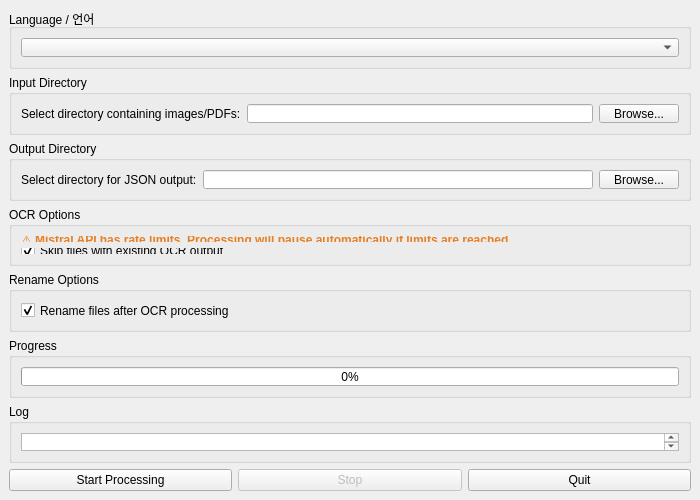
<?xml version="1.0" encoding="UTF-8"?>
<ui version="4.0">
 <class>MainWindow</class>
 <widget class="QMainWindow" name="MainWindow">
  <property name="geometry">
   <rect>
    <x>0</x>
    <y>0</y>
    <width>700</width>
    <height>500</height>
   </rect>
  </property>
  <property name="minimumSize">
   <size>
    <width>700</width>
    <height>500</height>
   </size>
  </property>
  <property name="windowTitle">
   <string>OCR Document Processor</string>
  </property>
  <widget class="QWidget" name="centralwidget">
   <layout class="QVBoxLayout" name="verticalLayout">
    <property name="spacing">
     <number>6</number>
    </property>
    <property name="sizeConstraint">
     <enum>QLayout::SetDefaultConstraint</enum>
    </property>
    <item>
     <widget class="QGroupBox" name="lang_group">
      <property name="sizePolicy">
       <sizepolicy hsizetype="Preferred" vsizetype="Minimum">
        <horstretch>0</horstretch>
        <verstretch>0</verstretch>
       </sizepolicy>
      </property>
      <property name="title">
       <string>Language / 언어</string>
      </property>
      <layout class="QHBoxLayout" name="horizontalLayout">
       <item>
        <widget class="QComboBox" name="lang_combo"/>
       </item>
      </layout>
     </widget>
    </item>
    <item>
     <widget class="QGroupBox" name="input_group">
      <property name="sizePolicy">
       <sizepolicy hsizetype="Preferred" vsizetype="Minimum">
        <horstretch>0</horstretch>
        <verstretch>0</verstretch>
       </sizepolicy>
      </property>
      <property name="title">
       <string>Input Directory</string>
      </property>
      <layout class="QHBoxLayout" name="horizontalLayout_2">
       <item>
        <widget class="QLabel" name="input_label">
         <property name="text">
          <string>Select directory containing images/PDFs:</string>
         </property>
        </widget>
       </item>
       <item>
        <widget class="QLineEdit" name="input_path">
         <property name="readOnly">
          <bool>true</bool>
         </property>
        </widget>
       </item>
       <item>
        <widget class="QPushButton" name="browse_btn">
         <property name="text">
          <string>Browse...</string>
         </property>
        </widget>
       </item>
      </layout>
     </widget>
    </item>
    <item>
     <widget class="QGroupBox" name="output_group">
      <property name="sizePolicy">
       <sizepolicy hsizetype="Preferred" vsizetype="Minimum">
        <horstretch>0</horstretch>
        <verstretch>0</verstretch>
       </sizepolicy>
      </property>
      <property name="title">
       <string>Output Directory</string>
      </property>
      <layout class="QHBoxLayout" name="horizontalLayout_3">
       <item>
        <widget class="QLabel" name="output_label">
         <property name="text">
          <string>Select directory for JSON output:</string>
         </property>
        </widget>
       </item>
       <item>
        <widget class="QLineEdit" name="output_path">
         <property name="readOnly">
          <bool>true</bool>
         </property>
        </widget>
       </item>
       <item>
        <widget class="QPushButton" name="output_browse_btn">
         <property name="text">
          <string>Browse...</string>
         </property>
        </widget>
       </item>
      </layout>
     </widget>
    </item>
    <item>
     <widget class="QGroupBox" name="options_group">
      <property name="sizePolicy">
       <sizepolicy hsizetype="Preferred" vsizetype="Minimum">
        <horstretch>0</horstretch>
        <verstretch>0</verstretch>
       </sizepolicy>
      </property>
      <property name="title">
       <string>OCR Options</string>
      </property>
      <layout class="QVBoxLayout" name="verticalLayout_2">
       <item>
        <layout class="QHBoxLayout" name="rate_limit_box">
         <item>
          <widget class="QLabel" name="rate_limit_label">
           <property name="styleSheet">
            <string notr="true">color: #E67E22; font-weight: bold;</string>
           </property>
           <property name="text">
            <string>⚠️ Mistral API has rate limits. Processing will pause automatically if limits are reached.</string>
           </property>
          </widget>
         </item>
        </layout>
       </item>
       <item>
        <layout class="QHBoxLayout" name="skip_existing_box">
         <item>
          <widget class="QCheckBox" name="skip_existing_check">
           <property name="text">
            <string>Skip files with existing OCR output</string>
           </property>
           <property name="checked">
            <bool>true</bool>
           </property>
          </widget>
         </item>
        </layout>
       </item>
      </layout>
     </widget>
    </item>
    <item>
     <widget class="QGroupBox" name="rename_group">
      <property name="sizePolicy">
       <sizepolicy hsizetype="Preferred" vsizetype="Minimum">
        <horstretch>0</horstretch>
        <verstretch>0</verstretch>
       </sizepolicy>
      </property>
      <property name="title">
       <string>Rename Options</string>
      </property>
      <layout class="QHBoxLayout" name="horizontalLayout_6">
       <item>
        <widget class="QCheckBox" name="rename_check">
         <property name="text">
          <string>Rename files after OCR processing</string>
         </property>
         <property name="checked">
          <bool>true</bool>
         </property>
        </widget>
       </item>
      </layout>
     </widget>
    </item>
    <item>
     <widget class="QGroupBox" name="progress_group">
      <property name="sizePolicy">
       <sizepolicy hsizetype="Preferred" vsizetype="Minimum">
        <horstretch>0</horstretch>
        <verstretch>0</verstretch>
       </sizepolicy>
      </property>
      <property name="title">
       <string>Progress</string>
      </property>
      <layout class="QVBoxLayout" name="verticalLayout_3">
       <item>
        <widget class="QProgressBar" name="progress_bar">
         <property name="value">
          <number>0</number>
         </property>
        </widget>
       </item>
      </layout>
     </widget>
    </item>
    <item>
     <widget class="QGroupBox" name="log_group">
      <property name="sizePolicy">
       <sizepolicy hsizetype="Preferred" vsizetype="Expanding">
        <horstretch>0</horstretch>
        <verstretch>1</verstretch>
       </sizepolicy>
      </property>
      <property name="title">
       <string>Log</string>
      </property>
      <layout class="QVBoxLayout" name="verticalLayout_4">
       <item>
        <widget class="QTextEdit" name="log_text">
         <property name="sizePolicy">
          <sizepolicy hsizetype="Expanding" vsizetype="Expanding">
           <horstretch>0</horstretch>
           <verstretch>1</verstretch>
          </sizepolicy>
         </property>
         <property name="readOnly">
          <bool>true</bool>
         </property>
        </widget>
       </item>
      </layout>
     </widget>
    </item>
    <item>
     <layout class="QHBoxLayout" name="button_layout">
      <property name="sizeConstraint">
       <enum>QLayout::SetMinimumSize</enum>
      </property>
      <item>
       <widget class="QPushButton" name="process_btn">
        <property name="text">
         <string>Start Processing</string>
        </property>
       </widget>
      </item>
      <item>
       <widget class="QPushButton" name="stop_btn">
        <property name="enabled">
         <bool>false</bool>
        </property>
        <property name="text">
         <string>Stop</string>
        </property>
       </widget>
      </item>
      <item>
       <widget class="QPushButton" name="quit_btn">
        <property name="text">
         <string>Quit</string>
        </property>
       </widget>
      </item>
     </layout>
    </item>
   </layout>
  </widget>
 </widget>
 <resources/>
 <connections/>
</ui> 
